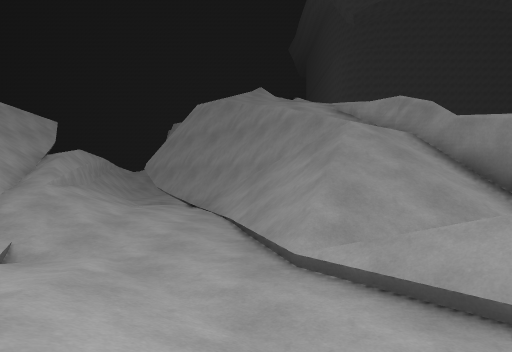
[1] (above)

24 first-person views from a walk through a 3-D level made in the Unity game engine. The camera is 1.4 m above the floor, looks level and sees 70° across. The floor is counted in squares, 2 m on a side. Each view is taken from the middle of a square. On the plan, view 1 faces up. The plan holds only what a view shows up to about 11 squares ahead; the rest is blank. The place goes on beyond the plan. Surface patterns are stand-ins for the level's own textures.

[2]
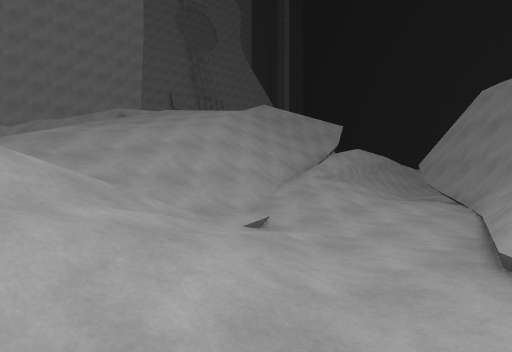

[3]
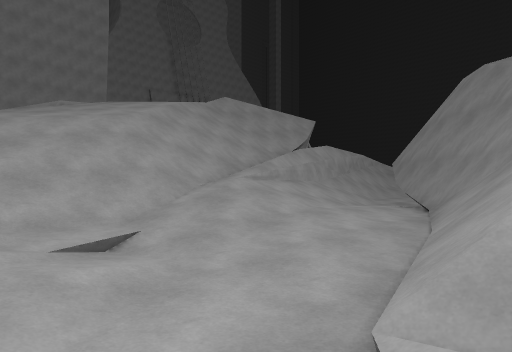

[4]
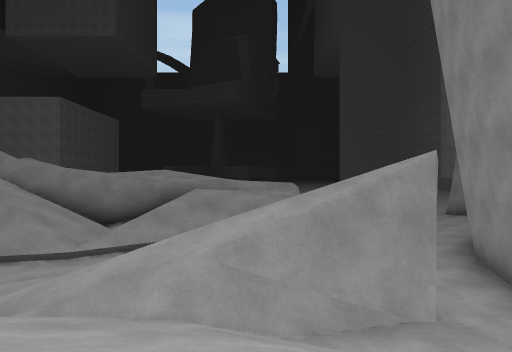

[5]
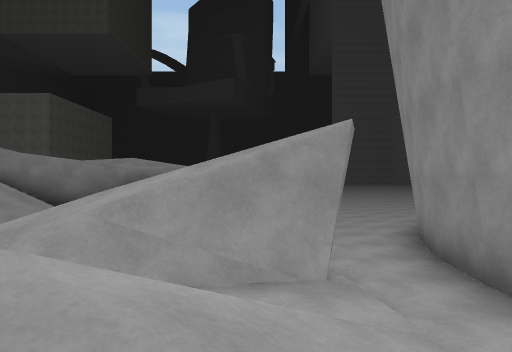

[6]
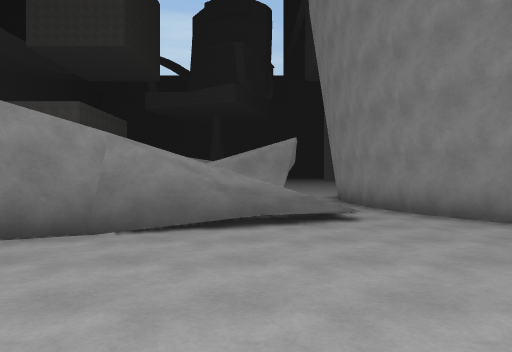

[7]
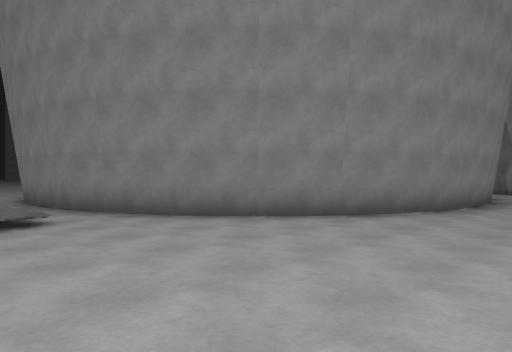

[8]
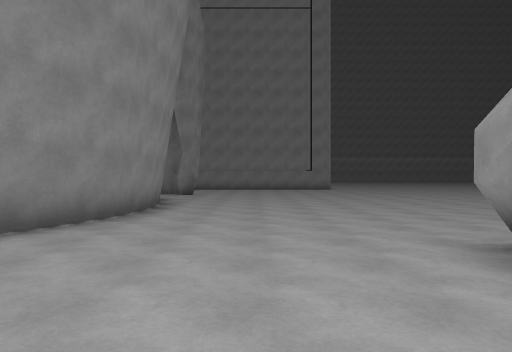

[9]
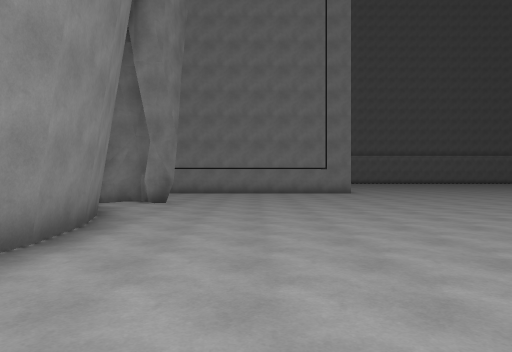

[10]
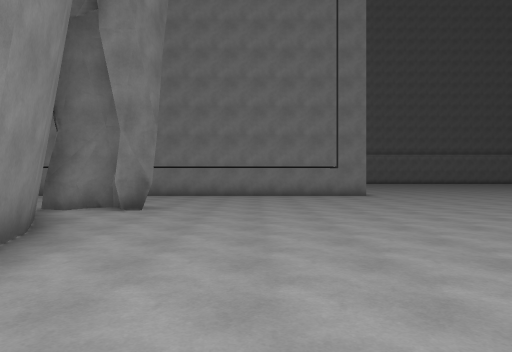

[11]
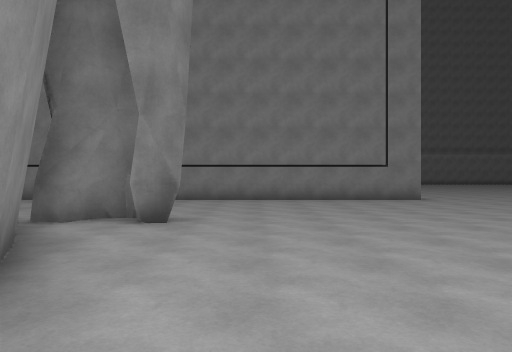

[12]
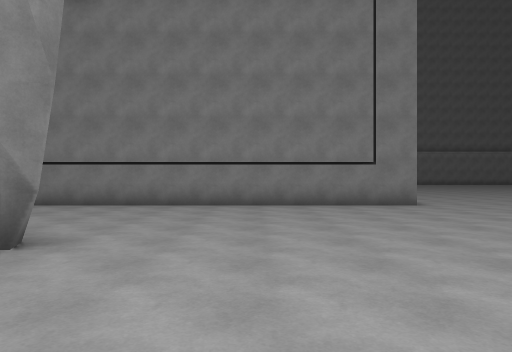

[13]
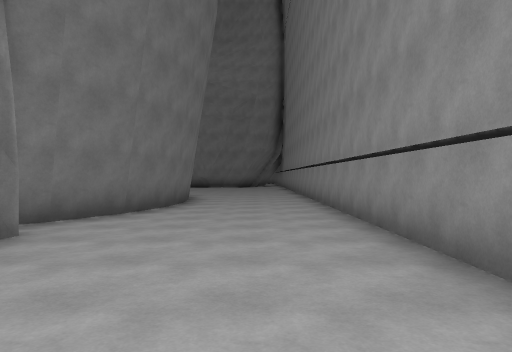

[14]
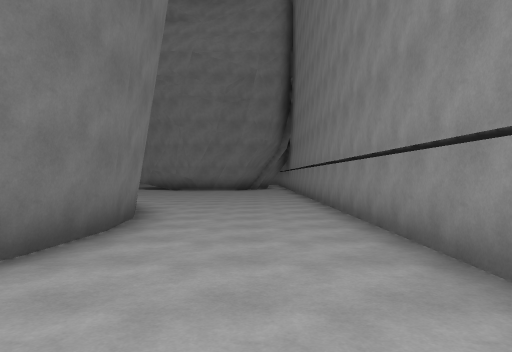

[15]
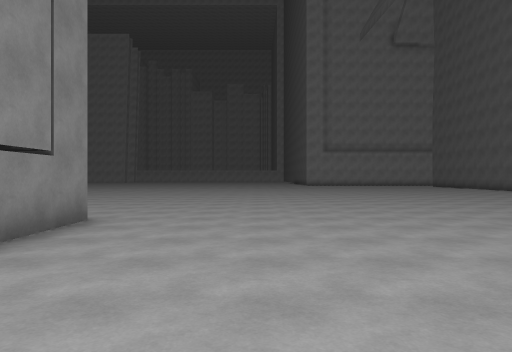

[16]
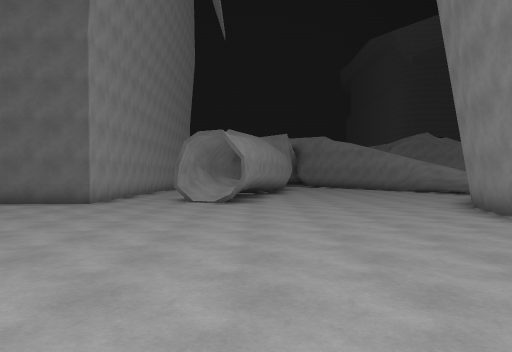

[17]
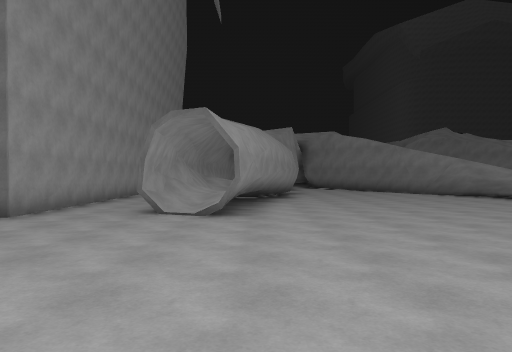

[18]
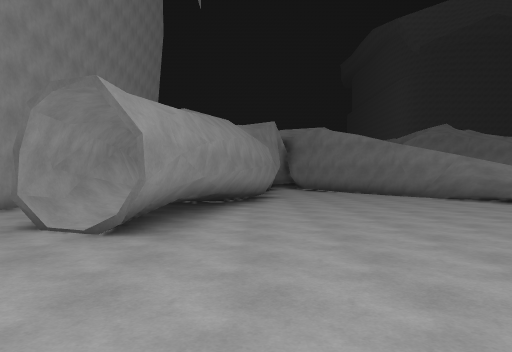

[19]
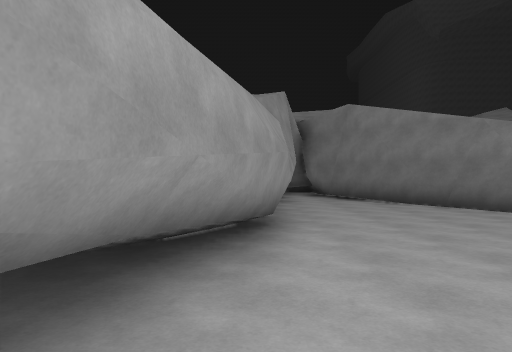

[20]
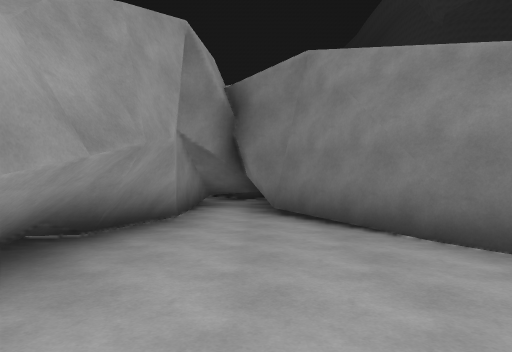

[21]
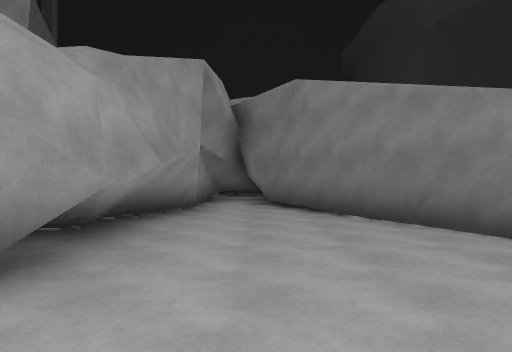

[22]
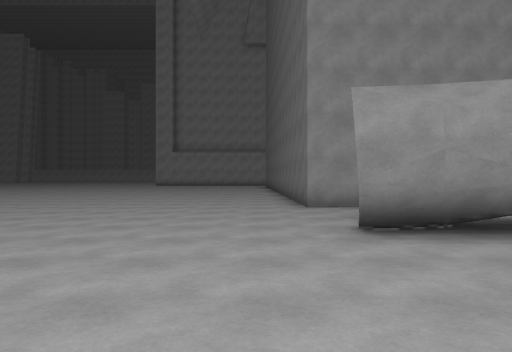

[23]
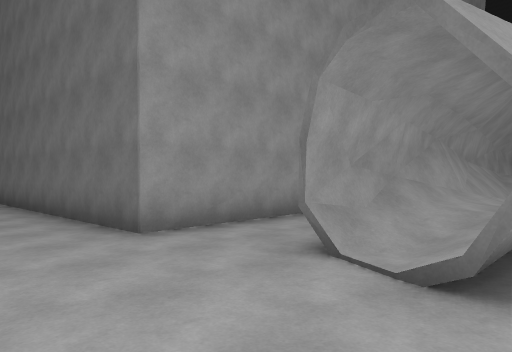

[24]
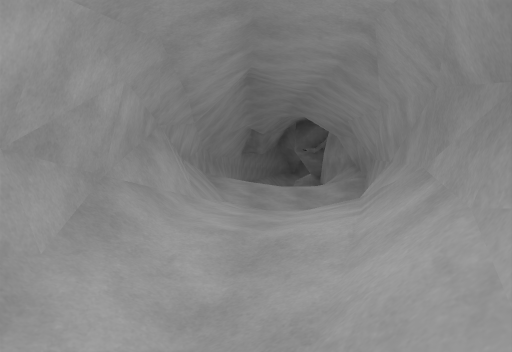

### Floor plan
Key: @ floor where view 1 was taken; # wall or solid block; . main floor; : floor 0.5 m higher than the main floor; / step, stairs or slope; = window, fence, low wall or low ledge.
Columns run from 21 left of view 1 to 4 right of it. Each row starts with its distance up from view 1.
 13                  ..
 12                 //#
 11                /#/#
 10                ///##
  9          ##    ////##
  8          ##     /#//##
  7          ###    /////
  6          ###    /////// #
  5          #.##   /////// ##
  4      # //#..##  ////.////#
  3      # //#..##  /////.///#
  2      #//##...## /////////#
  1      #//#....## ////// //=
  0      #//#...../////=/@. //
 -1      #//#...../////=
 -2   #..#//#......//////
 -3   #..#:##........./.......
 -4   ##.#:#.......########...
 -5    #.#/#......##      ##..
 -6   ##.#/#.....##
 -7 ###.........##
 -8 ............#
 -9 ............#
-10 ...........##
-11 ...........##
-12 ............#
-13 ............#
-14 ............##
-15 .............##
-16 ..............##
-17 ............##.###      ..
-18 .................#####....
-19 ..........................
-20 ..........................
-21 ..........................
-22 .....#####################
-23 .....
-24   ...

Positions as (right, up) in squares from view 1, and headings:
1: (0, 0), facing up
2: (1, 0), facing up-left
3: (1, 2), facing up-left
4: (-6, 0), facing right
5: (-6, -1), facing right
6: (-12, -1), facing right
7: (-12, -1), facing down-right
8: (-12, -3), facing down
9: (-12, -7), facing down
10: (-12, -9), facing down
11: (-11, -11), facing down
12: (-12, -13), facing down
13: (-12, -20), facing right
14: (-7, -20), facing right
15: (-10, -19), facing left
16: (-14, -16), facing up
17: (-14, -13), facing up
18: (-13, -11), facing up
19: (-13, -5), facing up
20: (-11, 0), facing up
21: (-11, -2), facing up
22: (-10, -8), facing left
23: (-14, -9), facing up-left
24: (-15, -7), facing up
